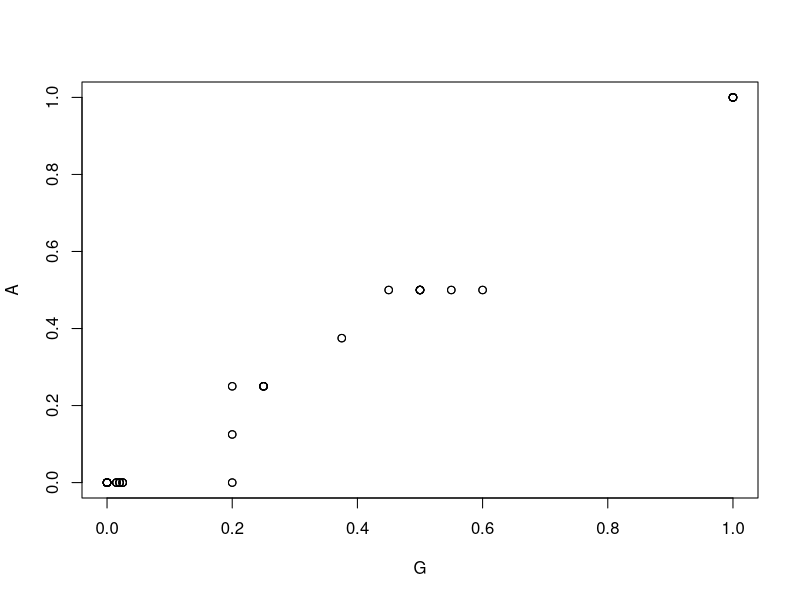
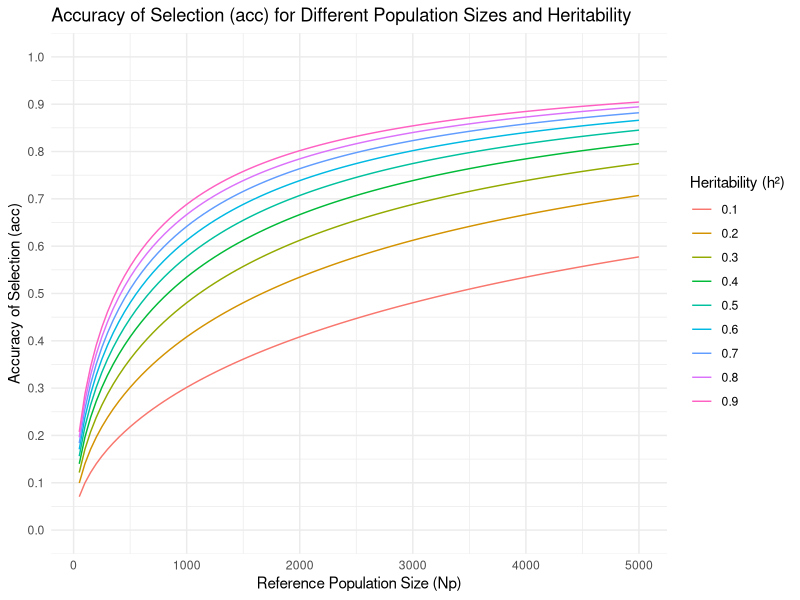

These figures' R source, in order: (Note: this script raises an error after producing the figures.)
## ---- chunk 1
# Define the number of animals and SNP markers
num_animals <- 10  # Example number of animals
num_markers <- 3   # Example number of SNP markers
## ---- chunk 2
# Define alleles matrix with two rows per animal (coded as 0 and 1)
alleles <- matrix(nrow = num_animals * 2, ncol = num_markers, byrow = TRUE, c(
  1, 1, 0,
  0, 1, 0,
  1, 0, 1,
  1, 1, 1,
  0, 0, 1,
  1, 1, 0,
  0, 1, 0,
  1, 0, 1,
  1, 1, 1,
  0, 0, 1,
  1, 1, 0,
  0, 1, 0,
  1, 0, 1,
  1, 1, 1,
  0, 0, 1,
  1, 1, 0,
  0, 1, 0,
  1, 0, 1,
  1, 1, 1,
  0, 0, 1
))

# Convert alleles to genotype (M matrix)
M <- NULL
s <- seq(1, (num_animals * 2), 2)

for(i in 1:length(s)) {
  # Calculate genotype by summing allele pairs for each marker and subtracting 1
  M <- rbind(M, colSums(alleles[s[i]:(s[i]+1), ]) - 1)
}

# Calculate allele frequencies (P)
Pi <- colSums(alleles) / (2 * num_animals)
P <- 2 * (Pi-0.5)

# Center genotypes (Z matrix)
Z <- matrix(nrow = num_animals, ncol = num_markers)

for(i in 1:num_animals) {
  Z[i, ] <- M[i, ] - P
}

# Create the G matrix
G_matrix <- (Z %*% t(Z)) / (2 * sum(P * (1 - P)))

# Print results
cat("Genotype matrix (M):\n")
print(M)
cat("\nAllele frequencies (P):\n")
print(Pi)
print(P)
cat("\nCentered genotype matrix (Z):\n")
print(Z)
cat("\nGenomic relationship matrix (G):\n")
print(G_matrix)
## ---- chunk 3
# Assignmeent
# Define the number of animals and number of SNP markers

n_ani <- 15
n_mar <- 5
## ---- chunk 4
# Alleles declaration. describing the 
allele <- matrix(nrow = n_ani*2, ncol = n_mar, byrow = TRUE, 
            data = sample(c(0,1), 2*n_ani*n_mar, replace = TRUE))
## ---- chunk 5
# Convert alleles to genotype (M matrix)
st <- seq(1, n_ani*2, 2)
M <- NULL # we need to convert each line to matrix, we can do that by r-binding with M


for (i in 1:length(st)){
  M <- rbind(M, colSums(allele[ st[i]:(st[i]+1) , ])-1)
}
## ---- chunk 6
# Creating P (allele frequency) using colsum

P1 <- colSums(allele) / (2*n_ani)
## ---- chunk 7
print(P1)

P <- 2 * (P1-0.5)

print(P)
## ---- chunk 8
# Center genotypes (Z matrix)
Z <- matrix(nrow = n_ani, ncol = n_mar)

for (i in 1:n_ani){
  Z[i, ]  <-  M[i, ]-P
}
## ---- chunk 9
# Create the G matrix
G = (Z %*% t(Z))/(2*sum(P * (1-P)))
## ---- chunk 10
M
## ---- chunk 11
A <- matrix(c(
1.00, 0.00, 0.00, 0.500, 0.000, 0.50, 0.00, 0.250,
0.00, 1.00, 0.00, 0.000, 0.500, 0.50, 0.00, 0.250,
0.00, 0.00, 1.00, 0.000, 0.500, 0.00, 0.00, 0.500,
0.50, 0.00, 0.00, 1.000, 0.000, 0.25, 0.00, 0.125,
0.00, 0.50, 0.50, 0.000, 1.000, 0.25, 0.00, 0.375,
0.50, 0.50, 0.00, 0.250, 0.250, 1.00, 0.00, 0.500,
0.00, 0.00, 0.00, 0.00, 0.00, 0.00, 1.00, 0.00,
0.25, 0.25, 0.50, 0.125, 0.375, 0.50, 0.00, 1.000), ncol=8,byrow=T)
## ---- chunk 12
y <- matrix(c(
4.5,
2.9,
3.9,
3.5,
5.0), ncol=1,byrow=T)
## ---- chunk 13
X <- matrix(c(
1,0,
0,1,
0,1,
1,0,
1,0), ncol=2,byrow=T)
## ---- chunk 14
Z <- matrix(c(
0,0,0,1,0,0,0,0,
0,0,0,0,1,0,0,0,
0,0,0,0,0,1,0,0,
0,0,0,0,0,0,1,0,
0,0,0,0,0,0,0,1), ncol=8,byrow=T)
## ---- chunk 15
sigma2a <- 20
sigma2e <- 40
## ---- chunk 16
alpha=sigma2e/sigma2a
## ---- chunk 17
Ainv <- solve(A)
## ---- chunk 18
LHS=rbind(
cbind( t(X)%*%X, t(X)%*%Z ) ,
cbind(t(Z)%*%X, t(Z)%*%Z+Ainv*alpha)
)
## ---- chunk 19
RHS= rbind( t(X)%*%y, t(Z)%*%y )
## ---- chunk 20
SOL=solve(LHS) %*% RHS
## ---- chunk 21
G <- matrix(c(
1.00, 0.000, 0.000, 0.60, 0.000, 0.500, 0.020, 0.200,
0.00, 1.000, 0.000, 0.00, 0.500, 0.500, 0.015, 0.250,
0.00, 0.000, 1.000, 0.00, 0.550, 0.000, 0.025, 0.450,
0.60, 0.000, 0.000, 1.00, 0.000, 0.250, 0.020, 0.200,
0.00, 0.500, 0.550, 0.00, 1.000, 0.250, 0.025, 0.375,
0.50, 0.500, 0.000, 0.25, 0.250, 1.000, 0.015, 0.500,
0.02, 0.015, 0.025, 0.02, 0.025, 0.015, 1.000, 0.200,
0.20, 0.250, 0.450, 0.20, 0.375, 0.500, 0.200, 1.000
), ncol=8,byrow=T)
## ---- chunk 22
Ginv <- solve(G)
## ---- chunk 23
LHS=rbind(
cbind( t(X)%*%X, t(X)%*%Z ) ,
cbind(t(Z)%*%X, t(Z)%*%Z+Ginv*alpha)
)
## ---- chunk 24
RHS= rbind( t(X)%*%y, t(Z)%*%y )
## ---- chunk 25
GSOL=solve(LHS) %*% RHS
## ---- chunk 26
plot(G,A)
## ---- chunk 27
cbind(c(NA,NA,rank(SOL[3:10])), GSOL)
## ---- chunk 28
# Defining the var
N <- 1000
Ne <- 25
h2 <- 0.5
L <- 29
## ---- chunk 29
k <- 1/(log(2*Ne))
paste("The value of k is: ", k)

q <- 2*Ne*L
paste("The value of q is: ", q)

lamda <- (q*k)/h2
paste("The value of lamda is: ", lamda)

a <- 1 + 2*lamda/N
paste("The value of a is: ", a)

GEBV <- (1-lamda/(2*N*sqrt(a))*log((1+a+2*sqrt(a))/(1+a-2*sqrt(a))))
paste("The value of GEBV is: ", GEBV)
## ---- chunk 30
#ALI
# Parameters
Me <- 1000  # Number of independent chromosome segments
Np_values <- seq(50, 5000, 50)  # Range of reference population sizes
h2_values <- seq(0.1, 0.9, 0.1)  # Range of heritability values

# Create an empty data frame to store results
results <- expand.grid(Np = Np_values, h2 = h2_values)
results$acc <- NA  # Column to store accuracy values

# Calculate accuracy for each combination of Np and h2
for (i in 1:nrow(results)) {
  Np <- results$Np[i]
  h2 <- results$h2[i]
  results$acc[i] <- sqrt((Np * h2) / (Np * h2 + Me))
}

# Load necessary package for plotting
library(ggplot2)

# Plotting with y-axis from 0 to 1 with 0.1 increments
ggplot(results, aes(x = Np, y = acc, color = factor(h2))) +
  geom_line() +
  labs(title = "Accuracy of Selection (acc) for Different Population Sizes and Heritability",
       x = "Reference Population Size (Np)",
       y = "Accuracy of Selection (acc)",
       color = "Heritability (h²)") +
  scale_y_continuous(limits = c(0, 1), breaks = seq(0, 1, by = 0.1)) +
  theme_minimal()
## ---- chunk 31
# Calculate the inverse of the LHS matrix from the BLUP model
LHS_inv <- solve(LHS)

# Extract diagonal elements (d_i values)
d_i <- diag(LHS_inv)[3:10]

# Calculate accuracy (r_i) for each animal
r_i <- sqrt(1 - (d_i * alpha))

# Display the accuracies
r_i
## ---- chunk 32
Me <- 1000 # Number of independent chromosome
Np <- seq(50, 10000, l = 50)
h2 <- round(seq(0.01, 0.9, l=6), 2)


H <- rep(h2, 50)
RP <- rep(Np, each =6)

data <- data_frame(RP, H)
data <- mutate(data, Acc = sqrt((RP*H)/((RP*H)+Me)))


data |> 
  ggplot(aes(x = RP, y = Acc, colour = factor(H))) +
  geom_line() +
  scale_y_continuous(limits = c(0, 1), breaks = seq(0, 1, by = 0.1)) +
  theme_minimal()
## ---- chunk 33
r <- 0.74
Me <- 1000
h2 <- 0.4
## ---- chunk 34
Np <- ((r**2)*Me)/(h2-(r**2)*h2)
## ---- chunk 35
i <- 1.7
r <- 0.9
v <- 150
L <- 6

R <- r*i*sqrt(v)
R

RL <- R/L
RL
## ---- chunk 36
i <- 1.7
r <- 0.74
v <- 150
L <- 2

R2 <- r*i*sqrt(v)
R2

RL2 <- R2/L
RL2
## ---- chunk 37
a <- c(R, RL)
b <- c(R2, RL2)

xy <- c(a,b)

xy <- data_frame(xy)

xy["Source"] <- c("1R", "1R/Y", "2R","2R/Y")
xy["Class"] <- c("Trad", "Trad", "Genom", "Genom")
colnames(xy)[1] <- "Accuracy"
select(xy, Class, Source, Accuracy)


## ---- chunk 38
xy |> 
  ggplot(aes(x= Source, y = Accuracy, fill = Class)) +
  geom_bar(stat = "identity")
